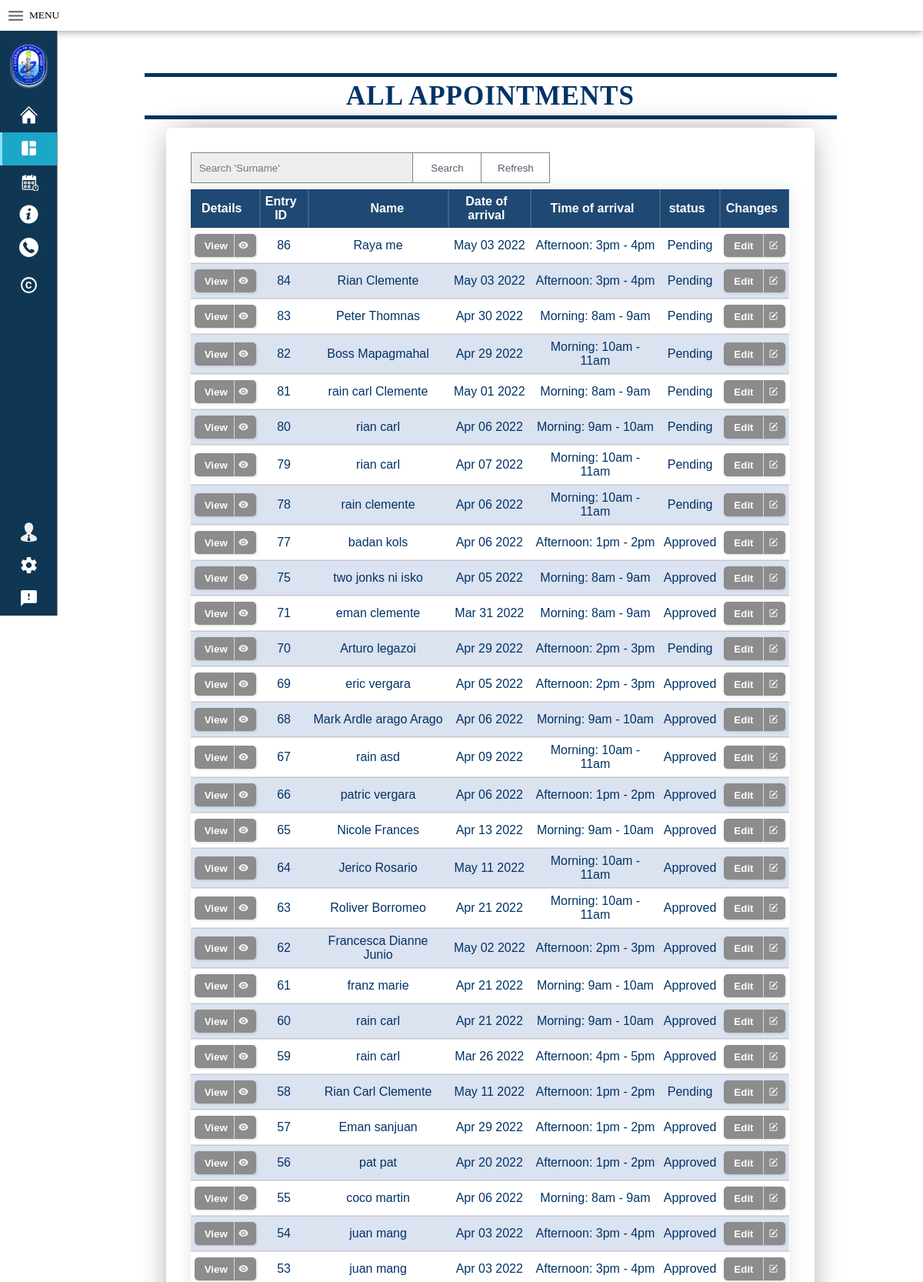
The page /Appointment_list.php (upper part) on the database its author committed.
### tables this page shows
CREATE TABLE `stakeholders` (
  `id` int(11) NOT NULL,
  `first_name` varchar(20) NOT NULL,
  `last_name` varchar(20) NOT NULL,
  `category` varchar(50) NOT NULL,
  `address` varchar(20) NOT NULL,
  `contact_No` varchar(11) NOT NULL,
  `email` varchar(50) NOT NULL,
  `time` varchar(20) NOT NULL,
  `office` varchar(20) NOT NULL,
  `purpose_of_appoint` varchar(100) NOT NULL,
  `status` varchar(20) NOT NULL,
  `date` date NOT NULL,
  `validity_of_QR` date NOT NULL,
  `added_at` datetime NOT NULL DEFAULT current_timestamp()
);

### Appointment_list.php (the view, shortened to what this page needs)
<?php
$con = connection();
$sql = "SELECT * FROM stakeholders  ORDER BY id DESC";
?>
<!DOCTYPE html>
<html>
<head>
  <link rel="stylesheet" type="text/css" href="CSS/index.css"></link>
  <link rel="stylesheet" type="text/css" href="CSS/view_appointment.css"></link>
</head>
<body>
  <header class="header">
        <button class="menu-icon-btn" data-menu-icon-btn>
          <svg viewBox="0 0 24 24" preserveAspectRatio="xMidYMid meet" focusable="false" class="menu-icon"><g ><path d="M3 18h18v-2H3v2zm0-5h18v-2H3v2zm0-7v2h18V6H3z"></path></g></svg>
          <div class="menu"> MENU</div>  </button>
      <div class="Welcome"><h1> Welcome to University of Rizal System Morong</h1></h1></div>
    </header>
        <div class="container">
        <aside class="sidebar" data-sidebar>
          <div class="top-sidebar">
            <a href="#" class="channel-logo"><img src="Picture/urslogo.png" alt="URS Logo" ></a>
          </div>
          <div class="middle-sidebar">
            <ul class="sidebar-list">
              <li class="sidebar-list-item ">
                <a href="#" class="sidebar-link" onclick="window.location.href='index.php '">
                </a>
              </li>
              <li class="sidebar-list-item active">
                <a href="#" class="sidebar-link" onclick="window.location.href='Dashboard.php'">
                  <svg  class="sidebar-icon" viewBox="0 0 24 24" preserveAspectRatio="xMidYMid meet" focusable="false" >
                      <path fill="currentColor" d="M11 21H5c-1.1 0-2-.9-2-2V5c0-1.1.9-2 2-2h6v18zm2 0h6c1.1 0 2-.9 2-2v-7h-8v9zm8-11V5c0-1.1-.9-2-2-2h-6v7h8z"/>
                    </svg>
                </a>
              </li>
              <li class="sidebar-list-item">
                <a href="#" class="sidebar-link" onclick="window.location.href='Schedule.php'">
                </a>
              </li>
              <li class="sidebar-list-item" onclick="window.location.href='About.php'">
                <a href="#" class="sidebar-link">
                </a>
              </li>
              <li class="sidebar-list-item" onclick="window.location.href='Contact.php'">
                <a href="#" class="sidebar-link">
                </a>
              </li>
              <li class="sidebar-list-item">
                <a href="#" class="sidebar-link">
                </a>
              </li>
            </ul>
          </div>
          <div class="bottom-sidebar">
            <ul class="sidebar-list">
              <li class="sidebar-list-item">
                <a href="#" class="sidebar-link" onclick="window.location.href='Login.php'">
                </a>
              </li>
              <li class="sidebar-list-item">
                <a href="#" class="sidebar-link">
                </a>
              </li>
              <li class="sidebar-list-item">
                <a href="#" class="sidebar-link">
                  <svg viewBox="0 0 24 24" preserveAspectRatio="xMidYMid meet" focusable="false" class="sidebar-icon"><g>
                      <path  fill="currentColor" d="M20 2H4c-1.1 0-1.99.9-1.99 2L2 22l4-4h14c1.1 0 2-.9 2-2V4c0-1.1-.9-2-2-2zm-7 12h-2v-2h2v2zm0-4h-2V6h2v4z"></path>
                    </g></svg>
                </a>
              </li>
            </ul>
          </div>
        </aside>
        <div class="view-appoint">
          <div class="txt">All Appointments</div>
          <div class="container-view-appointment">
                <?php
                   $client = $con->query($sql);
                   $row = $client->fetch_assoc();
                ?></div>
                 <form action="#form" method="get">
                <div class="search-con">
                  <input type="text" name="search" id="search" placeholder="Search 'Surname'">
                  <button type="submit" class="search-btn"  onclick="changeTxt()" id="changetxt" >Search</button>
                  <button type="refresh" class="refresh-btn"   >Refresh</button>
                </div>
                </form>
            <table>
                <thead>
                  <tr>
                    <th>Details</th>
                    <th>Entry ID</th>
                    <th Class="name"> Name    </th>
                    <th>Date of arrival</th>
                    <th>Time of arrival</th>
                    <th>status</th>
                    <th>Changes</th>
                  </tr>
                </thead>
                <tbody>
                <?php do{?>
                  <tr class="data">
                    <td Class="details">
                      <button class="noselect" onclick="window.location.href='Details.php?ID=<?php echo $row['id'];?>'"><span class='text'>View</span>
                    <span class="icon"></span></button>
                    </td>
                    <td> <?php echo $row['id'];?> </td>
                    <td Class="tdname"> <?php echo $row['first_name'];?>
                         <?php echo $row['last_name'];?></td>
                    <td  pattern="mm/dd/yyyy">   <?php $orgDate =  $row['date'];
                                                          $newDate = new DateTime($orgDate);
                                                            echo $newDate->format('M d Y');
                                                    ?></td>
                    <td> <?php echo $row['time'];?></td>
                    <td> <?php echo $row['status'];?></td>
                    <td Class="details">
                        <button class="noselect" onclick="window.location.href='Login_entry.php?ID=<?php echo $row['id'];?>'"><span class='text'>Edit</span>
                        <span class="icon"></span></button>
                        </td>
                  </tr>
                <?php }while($row = $client->fetch_assoc()); ?>
                </tbody>
            </table>
          </div>
        </div>
      </div>
</body>
</html>

### CSS/index.css (style rules this page uses)
body { height: auto; margin: 0; padding:0; font-family: "Montserrat"; }
*, *::before, *::after { box-sizing: border-box; }
:root { --accent-color: #89DFFD; --lightest-gray: rgb(244, 244, 244); --light-gray: rgb(144, 144, 144); --medium-gray: rgb(96, 96, 96); --dark-gray: rgb(13, 13, 13); --header-height: 40px; --animation-duration: 200ms; --animation-timing-curve: ease-in-out; }
.header { display: flex; align-items: center; position: sticky; top: 0; background-color: white; box-shadow: 0 1px 10px 0 rgba(0, 0, 0, .4); padding: 0 .5rem; height: var(--header-height); }
.Welcome { font-family: "Montserrat"; text-align: center; color: #FFF; display: flex; flex-direction: column; align-items: center; justify-content: center; letter-spacing: 1px; margin: 0 auto; }
h1 { background-image: url(https://media.giphy.com/media/26BROrSHlmyzzHf3i/giphy.gif); background-size: cover; color: transparent; -moz-background-clip: text; -webkit-background-clip: text; text-transform: uppercase; font-size: 20px; line-height: .75; margin: 30px 0; }
.menu { line-height: 20px; margin-left: 5px; cursor: pointer; }
.menu-icon-btn { background: none; border: none; padding: 0; margin: 0; align-items: center; font-family: "Montserrat"; display: flex; }
.menu-icon { width: 25px; height: 25px; fill: var(--medium-gray); cursor: pointer; }
.sidebar { flex-shrink: 0; overflow: hidden; width: 75px; border-right: 1px solid var(--light-gray); display: flex; flex-direction: column; height: calc(100vh - var(--header-height)); padding-top: 1rem; align-items: center; justify-content: stretch; transition: width var(--animation-duration) var(--animation-timing-curve); position: sticky; left: 0; top: var(--header-height); background-color: #0F3653; }
.sidebar .top-sidebar { display: flex; flex-direction: column; align-items: center; }
.sidebar .channel-logo { display: block; width: 45px; height: 55px; transition: var(--animation-duration) var(--animation-timing-curve); background-color: transparent; -webkit-box-shadow: 0 0 15px -5px white; -moz-box-shadow: 0 0 15px -5px white; box-shadow:0 2px 3px 0 white; border-radius: 38px; }
.sidebar .channel-logo > img { width: 97%; height: 97%; margin:1.5%; }
.middle-sidebar { overflow-y: auto; overflow-x: hidden; flex-grow: 1; margin: 2.7rem 0; box-sizing: border-box; }
.middle-sidebar, .bottom-sidebar { width: 100%; }
.container { display: flex; box-sizing: border-box; }
.sidebar-list { margin: 0; padding: 0; display: flex; flex-direction: column; align-items: center; list-style: none; }
.sidebar-icon { width: 25px; height: 25px; flex-shrink: 0; }
.sidebar-link { display: flex; width: 100%; padding: .5rem 0; color: white; text-decoration: none; align-items: center; padding-left: 25px; }
.sidebar-list-item { position: relative; width: 100%; color: lightgrey; }
.sidebar-list-item.active { fill: var(--accent-color); background-color: #1CA6C8; }
.sidebar-list-item.active::before { content: ""; background-color: var(--accent-color); height: 100%; left: 0; width: 3px; position: absolute; }
.sidebar .top-sidebar { height: 30px; transition: height var(--animation-duration) var(--animation-timing-curve); }
li { padding-bottom: 2px; }

### rows shown on the page
stakeholders: id "86", first_name "Raya", last_name "me", date "May 03 2022", time "Afternoon: 3pm - 4pm", status "Pending"
stakeholders: id "84", first_name "Rian", last_name "Clemente", date "May 03 2022", time "Afternoon: 3pm - 4pm", status "Pending"
stakeholders: id "83", first_name "Peter", last_name "Thomnas", date "Apr 30 2022", time "Morning: 8am - 9am", status "Pending"
stakeholders: id "82", first_name "Boss", last_name "Mapagmahal", date "Apr 29 2022", time "Morning: 10am - 11am", status "Pending"
stakeholders: id "81", first_name "rain carl", last_name "Clemente", date "May 01 2022", time "Morning: 8am - 9am", status "Pending"
stakeholders: id "80", first_name "rian", last_name "carl", date "Apr 06 2022", time "Morning: 9am - 10am", status "Pending"
stakeholders: id "79", first_name "rian", last_name "carl", date "Apr 07 2022", time "Morning: 10am - 11am", status "Pending"
stakeholders: id "78", first_name "rain", last_name "clemente", date "Apr 06 2022", time "Morning: 10am - 11am", status "Pending"
stakeholders: id "77", first_name "badan", last_name "kols", date "Apr 06 2022", time "Afternoon: 1pm - 2pm", status "Approved"
stakeholders: id "75", first_name "two jonks", last_name "ni isko", date "Apr 05 2022", time "Morning: 8am - 9am", status "Approved"
stakeholders: id "71", first_name "eman", last_name "clemente", date "Mar 31 2022", time "Morning: 8am - 9am", status "Approved"
stakeholders: id "70", first_name "Arturo", last_name "legazoi", date "Apr 29 2022", time "Afternoon: 2pm - 3pm", status "Pending"
stakeholders: id "69", first_name "eric", last_name "vergara", date "Apr 05 2022", time "Afternoon: 2pm - 3pm", status "Approved"
stakeholders: id "68", first_name "Mark Ardle arago", last_name "Arago", date "Apr 06 2022", time "Morning: 9am - 10am", status "Approved"
stakeholders: id "67", first_name "rain", last_name "asd", date "Apr 09 2022", time "Morning: 10am - 11am", status "Approved"
stakeholders: id "66", first_name "patric", last_name "vergara", date "Apr 06 2022", time "Afternoon: 1pm - 2pm", status "Approved"
stakeholders: id "65", first_name "Nicole", last_name "Frances", date "Apr 13 2022", time "Morning: 9am - 10am", status "Approved"
stakeholders: id "64", first_name "Jerico", last_name "Rosario", date "May 11 2022", time "Morning: 10am - 11am", status "Approved"
stakeholders: id "63", first_name "Roliver", last_name "Borromeo", date "Apr 21 2022", time "Morning: 10am - 11am", status "Approved"
stakeholders: id "62", first_name "Francesca Dianne", last_name "Junio", date "May 02 2022", time "Afternoon: 2pm - 3pm", status "Approved"
stakeholders: id "61", first_name "franz", last_name "marie", date "Apr 21 2022", time "Morning: 9am - 10am", status "Approved"
stakeholders: id "60", first_name "rain", last_name "carl", date "Apr 21 2022", time "Morning: 9am - 10am", status "Approved"
stakeholders: id "59", first_name "rain", last_name "carl", date "Mar 26 2022", time "Afternoon: 4pm - 5pm", status "Approved"
stakeholders: id "58", first_name "Rian Carl", last_name "Clemente", date "May 11 2022", time "Afternoon: 1pm - 2pm", status "Pending"
stakeholders: id "57", first_name "Eman", last_name "sanjuan", date "Apr 29 2022", time "Afternoon: 1pm - 2pm", status "Approved"
stakeholders: id "56", first_name "pat", last_name "pat", date "Apr 20 2022", time "Afternoon: 1pm - 2pm", status "Approved"
stakeholders: id "55", first_name "coco", last_name "martin", date "Apr 06 2022", time "Morning: 8am - 9am", status "Approved"
stakeholders: id "54", first_name "juan", last_name "mang", date "Apr 03 2022", time "Afternoon: 3pm - 4pm", status "Approved"
stakeholders: id "53", first_name "juan", last_name "mang", date "Apr 03 2022", time "Afternoon: 3pm - 4pm", status "Approved"
